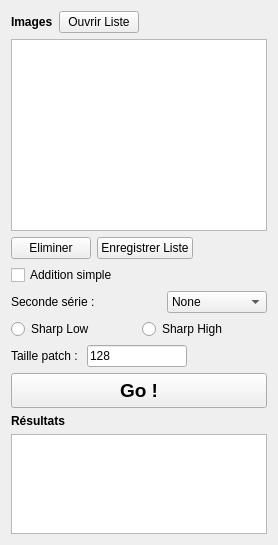
       <widget class="QWidget" name="stack_panel">
        <layout class="QVBoxLayout" name="verticalLayout_3">
         <item>
          <layout class="QGridLayout" name="gridLayout_8">
           <item row="0" column="0">
            <widget class="QLabel" name="label_3">
             <property name="font">
              <font>
               <bold>true</bold>
              </font>
             </property>
             <property name="text">
              <string>Images</string>
             </property>
            </widget>
           </item>
           <item row="0" column="1">
            <widget class="QPushButton" name="stack_open_sel_list_btn">
             <property name="text">
              <string>Ouvrir Liste</string>
             </property>
            </widget>
           </item>
           <item row="0" column="2">
            <spacer name="horizontalSpacer_4">
             <property name="orientation">
              <enum>Qt::Orientation::Horizontal</enum>
             </property>
             <property name="sizeHint" stdset="0">
              <size>
               <width>40</width>
               <height>20</height>
              </size>
             </property>
            </spacer>
           </item>
          </layout>
         </item>
         <item>
          <widget class="QListWidget" name="stack_list">
           <property name="editTriggers">
            <set>QAbstractItemView::EditTrigger::NoEditTriggers</set>
           </property>
          </widget>
         </item>
         <item>
          <layout class="QHBoxLayout" name="horizontalLayout_7">
           <item>
            <widget class="QPushButton" name="stack_remove_btn">
             <property name="maximumSize">
              <size>
               <width>100</width>
               <height>16777215</height>
              </size>
             </property>
             <property name="text">
              <string>Eliminer</string>
             </property>
            </widget>
           </item>
           <item>
            <widget class="QPushButton" name="stack_save_list_btn">
             <property name="text">
              <string>Enregistrer Liste</string>
             </property>
            </widget>
           </item>
           <item>
            <spacer name="horizontalSpacer_5">
             <property name="orientation">
              <enum>Qt::Orientation::Horizontal</enum>
             </property>
             <property name="sizeHint" stdset="0">
              <size>
               <width>40</width>
               <height>20</height>
              </size>
             </property>
            </spacer>
           </item>
          </layout>
         </item>
         <item>
          <widget class="QCheckBox" name="stack_noalign_checkbox">
           <property name="text">
            <string>Addition simple</string>
           </property>
          </widget>
         </item>
         <item>
          <layout class="QHBoxLayout" name="horizontalLayout_8">
           <item>
            <widget class="QLabel" name="label_2">
             <property name="text">
              <string>Seconde série :</string>
             </property>
            </widget>
           </item>
           <item>
            <widget class="QComboBox" name="stack_second_combo">
             <property name="maximumSize">
              <size>
               <width>100</width>
               <height>16777215</height>
              </size>
             </property>
             <item>
              <property name="text">
               <string>None</string>
              </property>
             </item>
             <item>
              <property name="text">
               <string>Cont</string>
              </property>
             </item>
            </widget>
           </item>
          </layout>
         </item>
         <item>
          <layout class="QHBoxLayout" name="horizontalLayout_5">
           <item>
            <widget class="QRadioButton" name="stack_sharplow_radio">
             <property name="text">
              <string>Sharp Low</string>
             </property>
             <property name="checked">
              <bool>false</bool>
             </property>
             <attribute name="buttonGroup">
              <string notr="true">buttonGroup</string>
             </attribute>
            </widget>
           </item>
           <item>
            <widget class="QRadioButton" name="stack_sharphigh_radio">
             <property name="text">
              <string>Sharp High</string>
             </property>
             <attribute name="buttonGroup">
              <string notr="true">buttonGroup</string>
             </attribute>
            </widget>
           </item>
          </layout>
         </item>
         <item>
          <layout class="QHBoxLayout" name="horizontalLayout_41">
           <item>
            <widget class="QLabel" name="label_15">
             <property name="text">
              <string>Taille patch : </string>
             </property>
            </widget>
           </item>
           <item>
            <widget class="QLineEdit" name="stack_patch_text">
             <property name="maximumSize">
              <size>
               <width>100</width>
               <height>16777215</height>
              </size>
             </property>
             <property name="text">
              <string>128</string>
             </property>
            </widget>
           </item>
           <item>
            <spacer name="horizontalSpacer_12">
             <property name="orientation">
              <enum>Qt::Orientation::Horizontal</enum>
             </property>
             <property name="sizeHint" stdset="0">
              <size>
               <width>40</width>
               <height>20</height>
              </size>
             </property>
            </spacer>
           </item>
          </layout>
         </item>
         <item>
          <widget class="QPushButton" name="run_app_btn">
           <property name="minimumSize">
            <size>
             <width>0</width>
             <height>35</height>
            </size>
           </property>
           <property name="font">
            <font>
             <pointsize>14</pointsize>
             <bold>true</bold>
            </font>
           </property>
           <property name="text">
            <string>Go !</string>
           </property>
          </widget>
         </item>
         <item>
          <widget class="QLabel" name="label_4">
           <property name="font">
            <font>
             <bold>true</bold>
            </font>
           </property>
           <property name="text">
            <string>Résultats</string>
           </property>
          </widget>
         </item>
         <item>
          <widget class="QListWidget" name="stack_list_result">
           <property name="maximumSize">
            <size>
             <width>16777215</width>
             <height>100</height>
            </size>
           </property>
           <property name="editTriggers">
            <set>QAbstractItemView::EditTrigger::NoEditTriggers</set>
           </property>
          </widget>
         </item>
        </layout>
       </widget>
